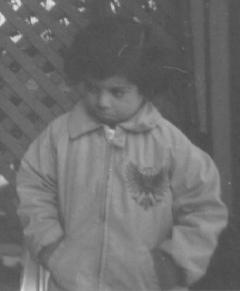
#> input picture Task_1/pout.jpg, 240 x 291 px
$ jupyter execute Exp2.ipynb
#> lines starting #> are read from the running program, lines starting #| are printed output that depends on the picture
[cell 1]
from matplotlib import pyplot as plt
import numpy as np
import cv2

### Choose an image with low contrast whose pixels not occupy the full dynamic range and work with it as gray image.

[cell 2]
img = cv2.imread("pout.jpg", 0)
#> img is the input picture: shape (291, 240); min 72, max 229, mean 110.3

### Deduce the original image range from a to b [min and max of image pixels]

[cell 3]
a = img.min()
#> a = 72
b = img.max()
#> b = 229
print("The minimum pixel range is:",a)
#| The minimum pixel range is: 72
print("The maximum pixel range is:",b)
#| The maximum pixel range is: 229

### Plot the histogram

[cell 4]
fig = plt.figure(figsize=(12, 4))
plt.hist(img.ravel(), 256, [0, 256])
plt.title("Before")
plt.show()
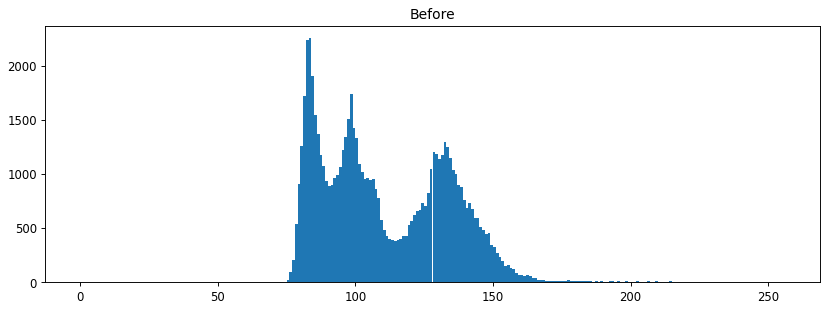
#> figure drawn by matplotlib, 1 panel; tallest bar 2255 high, from x = 83 to 84

### Apply contrast stretching on image pixels to utilize the full dynamic range [0,255]

[cell 5]
# input new value for min and max
c = 0
d = 255

#### The equation for each pixel is:
$ Px(i) = (\frac{newmax-newmin}{oldmax - oldmin} * (Px(i)-oldmin))+ newmin$

[cell 6]
x = (d - c) / (b - a)
#> x = 1.62
# map the image pixels to the new range
img_eq = (x * (img - a)) + c
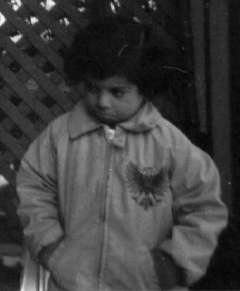
#> img_eq: shape (291, 240) float64; min 0, max 255, mean 62.2

### Display the new image

[cell 7]
ImageNormalized = img_eq.astype(np.uint8)
plt.imshow(cv2.cvtColor(img, cv2.COLOR_BGR2RGB))
plt.title('Original image')
plt.axis('off')
plt.show()

plt.imshow(cv2.cvtColor(ImageNormalized, cv2.COLOR_BGR2RGB))
plt.title('Normalized image')
plt.axis('off')
plt.show()

### Plot the modified image histogram

[cell 8]
fig = plt.figure(figsize=(12, 4))

plt.hist(ImageNormalized.ravel(), 256, [0, 256])
plt.title("After")
plt.show()
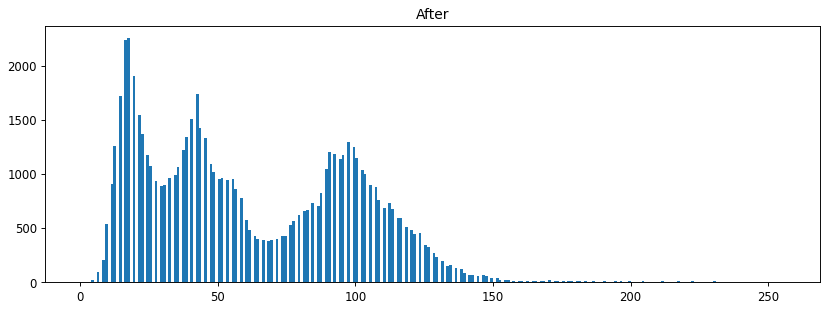
#> figure drawn by matplotlib, 1 panel; tallest bar 2255 high, from x = 17 to 18
